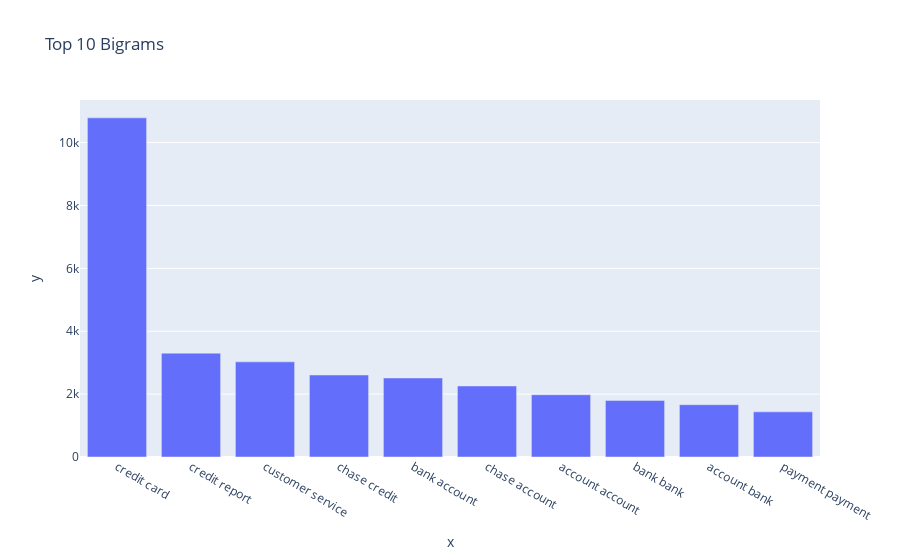

This figure's notebook cell:
### Code cell
#Print the top 10 words in the bigram frequency
bigram = get_top_n_words(df_clean['Complaint_clean'], 2,10)
for word, freq in bigram:
    print(word, freq)
fig1=px.bar(x=[word for word, freq in bigram], y=[freq for word, freq in bigram], title='Top 10 Bigrams')
fig1.show()

### Figure 1 — Plotly figure (JSON) as saved in the notebook; plotly's stock layout.template omitted (floating-point values rounded to 4 significant figures)
{"data": [{"alignmentgroup": "True", "hovertemplate": "x=%{x}<br>y=%{y}<extra></extra>", "legendgroup": "", "marker": {"color": "#636efa", "pattern": {"shape": ""}}, "name": "", "offsetgroup": "", "orientation": "v", "showlegend": false, "textposition": "auto", "type": "bar", "x": ["credit card", "credit report", "customer service", "chase credit", "bank account", "chase account", "account account", "bank bank", "account bank", "payment payment"], "xaxis": "x", "y": [10787, 3303, 3026, 2609, 2514, 2259, 1979, 1801, 1664, 1436], "yaxis": "y"}], "layout": {"barmode": "relative", "legend": {"tracegroupgap": 0}, "title": {"text": "Top 10 Bigrams"}, "xaxis": {"anchor": "y", "domain": [0, 1], "title": {"text": "x"}}, "yaxis": {"anchor": "x", "domain": [0, 1], "title": {"text": "y"}}}}
